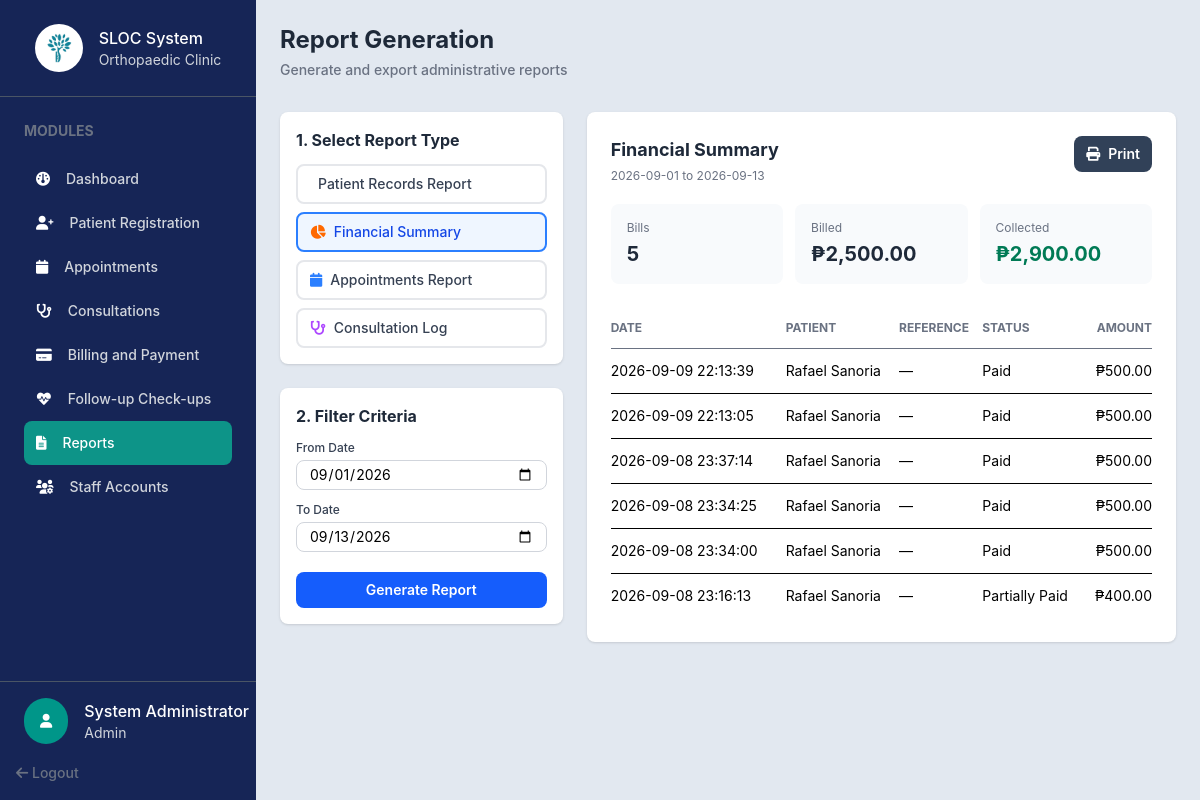
Before: /admin/reports.php?report_type=financial&from_date=2026-09-01&to_date=2026-09-13 (signed in) with the older database file.
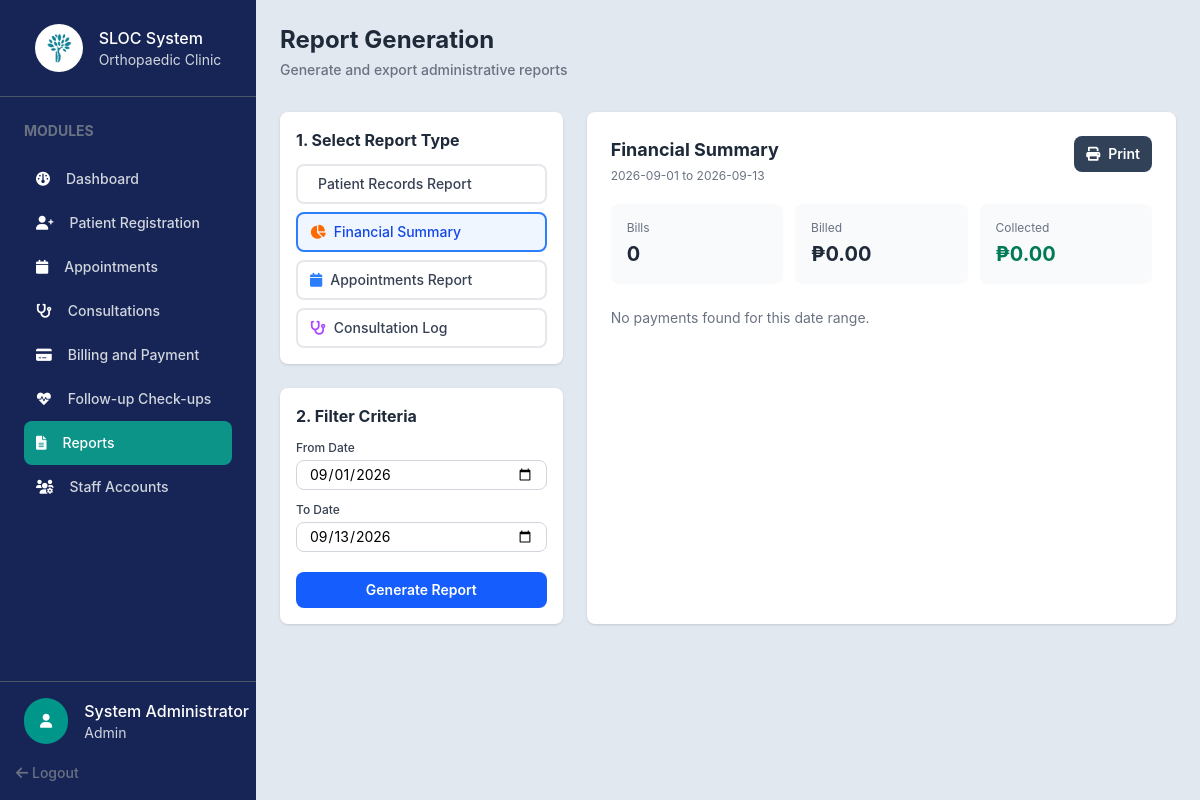
After: the same page with the newer database file.
### tables this page shows
CREATE TABLE `users` (
  `UserID` int(10) UNSIGNED NOT NULL,
  `Username` varchar(50) NOT NULL,
  `PasswordHash` varchar(255) NOT NULL,
  `FirstName` varchar(100) NOT NULL,
  `LastName` varchar(100) NOT NULL,
  `Role` enum('Admin','Doctor','Receptionist','Staff','Patient') NOT NULL DEFAULT 'Receptionist',
  `IsDoctor` tinyint(1) NOT NULL DEFAULT 0,
  `Email` varchar(150) DEFAULT NULL,
  `Phone` varchar(30) DEFAULT NULL,
  `Status` enum('Active','Inactive') NOT NULL DEFAULT 'Active',
  `CreatedAt` timestamp NOT NULL DEFAULT current_timestamp()
);

CREATE TABLE `payments` (
  `PaymentID` int(10) UNSIGNED NOT NULL,
  `BillingID` int(10) UNSIGNED NOT NULL,
  `AmountPaid` decimal(10,2) NOT NULL,
  `PaymentMethod` enum('Cash','GCash','Credit Card','Debit Card') NOT NULL,
  `ReferenceNo` varchar(100) DEFAULT NULL,
  `PaymentDate` datetime NOT NULL DEFAULT current_timestamp(),
  `ReceivedBy` int(10) UNSIGNED DEFAULT NULL
);

CREATE TABLE `billing` (
  `BillingID` int(10) UNSIGNED NOT NULL,
  `ConsultationID` int(10) UNSIGNED NOT NULL,
  `PatientID` int(10) UNSIGNED NOT NULL,
  `OriginalAmount` decimal(10,2) NOT NULL DEFAULT 0.00,
  `DiscountType` enum('None','Senior Citizen','PWD') NOT NULL DEFAULT 'None',
  `DiscountPercent` decimal(5,2) NOT NULL DEFAULT 0.00,
  `DiscountAmount` decimal(10,2) NOT NULL DEFAULT 0.00,
  `FinalAmount` decimal(10,2) NOT NULL DEFAULT 0.00,
  `BillingDate` datetime NOT NULL DEFAULT current_timestamp(),
  `Status` enum('Unpaid','Partially Paid','Paid','Cancelled') NOT NULL DEFAULT 'Unpaid'
);

### includes/auth.php (called while the page is built, shortened)
<?php
class SessionManager
{
    public static function isLoggedIn(): bool
    {
        return isset($_SESSION['user_id']) || isset($_SESSION['userId']) || isset($_SESSION['user']);
    }
    public static function getUser(PDO $pdo): ?array
    {
        $userId = $_SESSION['user_id'] ?? $_SESSION['userId'] ?? $_SESSION['user']['UserID'] ?? null;
        $statement = $pdo->prepare(
            'SELECT UserID AS user_id, Username AS username, FirstName AS first_name,
                    LastName AS last_name, Email AS email, Phone AS phone,
                    Role AS role, IsDoctor AS is_doctor, Status AS status, CreatedAt AS created_at
             FROM users WHERE UserID = ?'
        );
        $statement->execute([$userId]);
        return $statement->fetch(PDO::FETCH_ASSOC) ?: null;
    }
}

### php/fetch/fetch.php (called while the page is built, shortened)
<?php
function fetchAllData(PDO $pdo, string $query, array $params = []): array
{
    $stmt = $pdo->prepare($query);
    $stmt->execute($params);
    return $stmt->fetchAll(PDO::FETCH_ASSOC);
}

### admin/reports.php (the view, shortened to what the rows shown need)
<?php
require_once __DIR__ . '/../config/config.php';
require_once __DIR__ . '/../includes/auth.php';
require_once __DIR__ . '/../php/fetch/fetch.php';
$admin = SessionManager::getUser($pdo);
$reportTypes = [
    'patients' => 'Patient Records Report',
    'financial' => 'Financial Summary',
    'appointments' => 'Appointments Report',
    'consultations' => 'Consultation Log'
];
$reportType = $_GET['report_type'] ?? 'patients';
$reportType = array_key_exists($reportType, $reportTypes) ? $reportType : 'patients';
$fromDate = $_GET['from_date'] ?? date('Y-m-01');
$toDate = $_GET['to_date'] ?? date('Y-m-d');
$reportRows = [];
$reportError = null;
try {
    switch ($reportType) {
        case 'financial':
            $reportRows = fetchAllData($pdo, '
                SELECT p.PaymentDate, p.ReferenceNo, p.AmountPaid,
                       CONCAT(pt.FirstName, \' \', pt.LastName) AS PatientName,
                       b.Status
                FROM payments p
                INNER JOIN billing b ON b.BillingID = p.BillingID
                INNER JOIN patients pt ON pt.PatientID = b.PatientID
                WHERE DATE(p.PaymentDate) BETWEEN ? AND ?
                ORDER BY p.PaymentDate DESC', [$fromDate, $toDate]);
            break;
    }
} catch (PDOException $e) {
    error_log('Reports query failed: ' . $e->getMessage());
    $reportError = 'Unable to load the selected report.';
}
function reportValue(mixed $value): string
{
    return htmlspecialchars((string) ($value ?? '—'), ENT_QUOTES, 'UTF-8');
}
function reportMoney(mixed $value): string
{
    return '₱' . number_format((float) $value, 2);
}
?>
<!DOCTYPE html>
<html lang="en">
<head>
    <link rel="stylesheet" href="../assets/css/output.css">
    <link rel="stylesheet" href="../assets/css/global.css">
    <link rel="stylesheet" href="https://cdnjs.cloudflare.com/ajax/libs/font-awesome/6.0.0-beta3/css/all.min.css">
</head>
<body class="h-screen flex bg-slate-200">
    <?php include_once '../includes/sidebar.php'; ?>
    <section class="flex-1 p-6 overflow-auto">
        <div class="mb-8 space-y-1">
            <h1 class="text-2xl font-bold text-gray-800">Report Generation</h1>
        </div>
        <div class="grid grid-cols-3 gap-6">
            <div class="space-y-6 col-span-1">
                <div class="bg-white rounded-lg p-4 shadow-sm">
                    <h2 class="text-base font-bold text-gray-800 mb-3">1. Select Report Type</h2>
                </div>
                <div class="bg-white rounded-lg p-4 shadow-sm col-span-1">
                    <h2 class="text-base font-bold text-gray-800 mb-3">2. Filter Criteria</h2>
                </div>
            </div>
            <div id="report-preview" class="bg-white rounded-lg p-6 shadow-sm col-span-2">
                <div class="flex items-start justify-between gap-4 mb-5">
                    <div>
                        <h2 class="text-lg font-bold text-gray-800"><?= reportValue($reportTypes[$reportType]) ?></h2>
                    </div>
                </div>
                <?php if ($reportError): ?>
                    <p class="text-sm text-red-600"><?= reportValue($reportError) ?></p>
                <?php elseif ($reportType === 'financial'): ?>
                    <?php if (empty($reportRows)): ?>
                        <p class="text-sm text-gray-500">No payments found for this date range.</p>
                    <?php else: ?>
                        <div class="overflow-x-auto"><table class="w-full text-sm text-left">
                            <thead class="text-xs uppercase text-gray-500 border-b"><tr><th class="py-3">Date</th><th>Patient</th><th>Reference</th><th>Status</th><th class="text-right">Amount</th></tr></thead>
                            <tbody><?php foreach ($reportRows as $row): ?><tr class="border-b last:border-0"><td class="py-3"><?= reportValue($row['PaymentDate']) ?></td><td><?= reportValue($row['PatientName']) ?></td><td><?= reportValue($row['ReferenceNo']) ?></td><td><?= reportValue($row['Status']) ?></td><td class="text-right"><?= reportMoney($row['AmountPaid']) ?></td></tr><?php endforeach; ?></tbody>
                        </table></div>
                    <?php endif; ?>
                <?php endif; ?>
            </div>
        </div>
    </section>
</body>
</html>

### includes/sidebar.php (shortened to what the rows shown need)
<?php
$currentFile = basename($_SERVER['PHP_SELF']);
?>
<div class="w-64 shrink-0 bg-blue-950 flex flex-col h-full">
    <div class="w-full border-b p-6 border-gray-600 flex items-center justify-center gap-4">
        <?php if ($currentFile !== 'admin-dashboard.php'): ?>
            <div>
                <h1 class="text-white text-md font-medium">SLOC System</h1>
            </div>
        <?php endif; ?>
    </div>
    <div class="custom-scrollbar w-full p-6 overflow-y-auto flex-1">
        <h2 class="text-gray-500 font-bold text-sm mb-4">MODULES</h2>
    </div>
    <div class="mt-auto">
        <div class="w-full border-t pt-4 pl-6 border-gray-600 flex items-center gap-4">
            <div>
                <?php if ($admin): ?>
                    <h1 class="text-white text-md font-medium">
                        <?= htmlspecialchars($admin['first_name']) ?>     <?= htmlspecialchars($admin['last_name']) ?>
                    </h1>
                    <h3 class="text-gray-300 text-sm"><?= htmlspecialchars($admin['role']) ?></h3>
                <?php endif; ?>
            </div>
        </div>
    </div>
</div>

Changed rows visible on the page:
removed payments: PaymentDate "2026-09-09 22:13:39", PatientName "Rafael Sanoria", ReferenceNo "—", BillingID.Status "Paid", AmountPaid "₱500.00"
removed payments: PaymentDate "2026-09-09 22:13:05", PatientName "Rafael Sanoria", ReferenceNo "—", BillingID.Status "Paid", AmountPaid "₱500.00"
removed payments: PaymentDate "2026-09-08 23:37:14", PatientName "Rafael Sanoria", ReferenceNo "—", BillingID.Status "Paid", AmountPaid "₱500.00"
removed payments: PaymentDate "2026-09-08 23:34:25", PatientName "Rafael Sanoria", ReferenceNo "—", BillingID.Status "Paid", AmountPaid "₱500.00"
removed payments: PaymentDate "2026-09-08 23:34:00", PatientName "Rafael Sanoria", ReferenceNo "—", BillingID.Status "Paid", AmountPaid "₱500.00"
removed payments: PaymentDate "2026-09-08 23:16:13", PatientName "Rafael Sanoria", ReferenceNo "—", BillingID.Status "Partially Paid", AmountPaid "₱400.00"
Other visible differences:
reportValue($reportSummary['bills'] ?? 0): "5" → "0"
reportMoney($reportSummary['billed'] ?? 0): "₱2,500.00" → "₱0.00"
reportMoney($reportSummary['collected'] ?? 0): "₱2,900.00" → "₱0.00"
text no longer shown: "DATE PATIENT REFERENCE STATUS AMOUNT"
text now shown: "No payments found for this date range."
